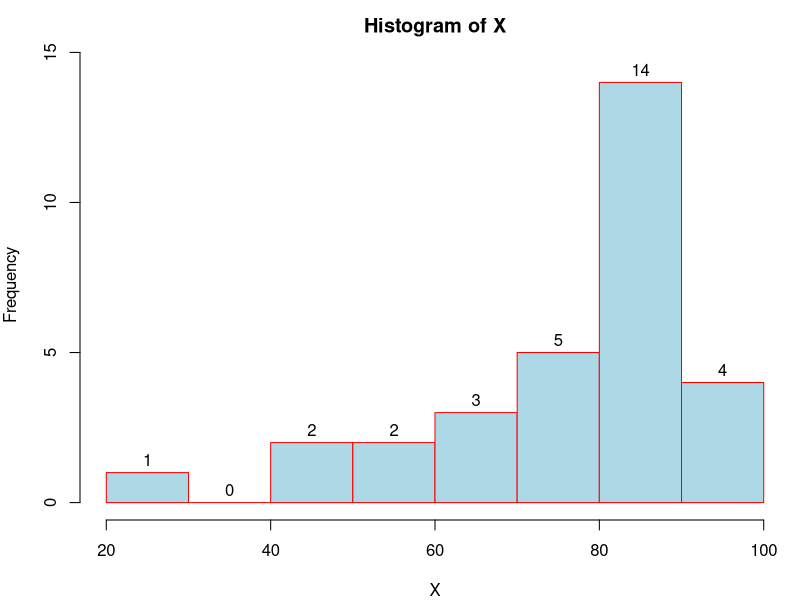
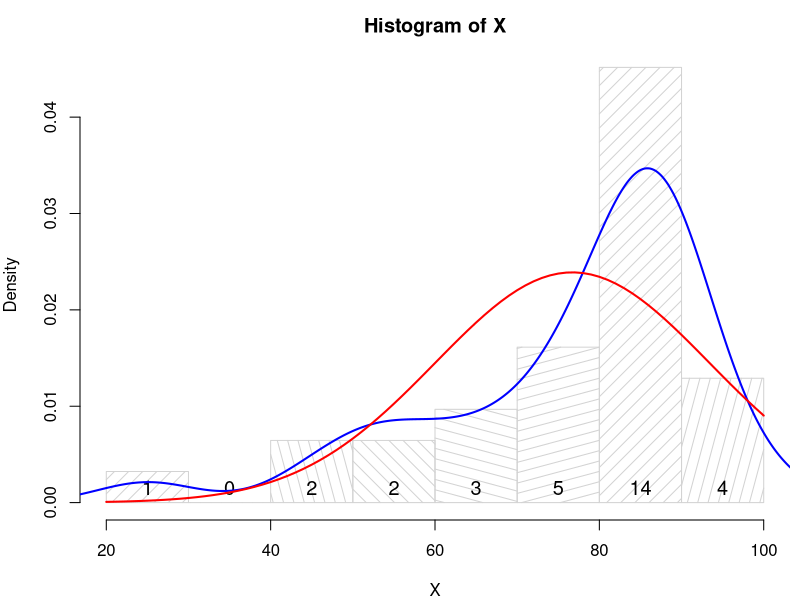

Recreate these plots in R, in order.
X<-scan("exam0101.data")
par(mai=c(0.8, 0.8, 0.5, 0.1))
## figure 1
hist(X, col="lightblue", border="red", labels = TRUE,
     ylim=c(0, 14.5))
savePlot('hist_o', type="eps")

## figure 2
r <- hist(X, freq = FALSE, density = 10, 
          angle = 15+30*1:6)
text(r$mids, 0, r$counts, adj=c(.5, -.5), cex=1.2 )
lines(density(X), col = "blue", lwd=2)
x <- seq(from = 20, to = 100, by = 1)
lines(x, dnorm(x, mean(X), sd(X)), col="red", lwd=2)
savePlot('hist_a', type="eps")


